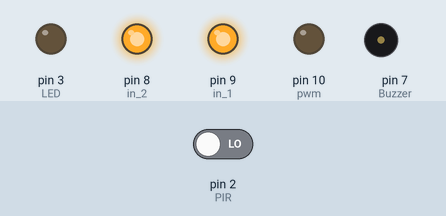
Bench run of a sketch on a simulated Arduino Uno, built with avr-gcc and run on an emulated ATmega328P. On the bench: output pins drawn as LEDs (lit = HIGH), buzzer (waves = sounding, pin HIGH). The inputs (shaded band) are chosen by the test bench; at power-on: pin 2 (PIR) LOW.

Above: at 1.2 s.
1.3 s: pin 2 (PIR) driven HIGH
At 2.0 s:
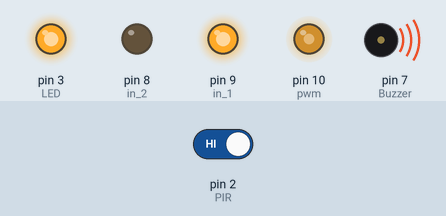
2.8 s: pin 2 (PIR) driven LOW
At 3.2 s:
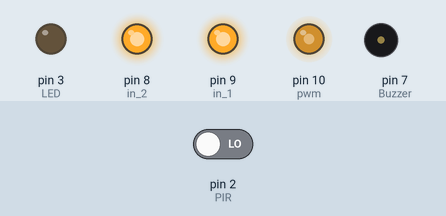
Timing chart, 0 to 5.8 s (numbered marks = the images above; inputs shaded):
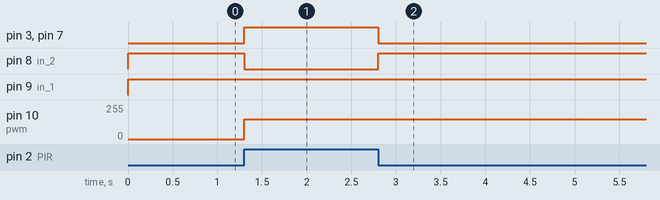

Measured:
- after the input at 1.3 s, pin 3 (LED), pin 7 (Buzzer): LOW → HIGH at once; pin 8 (in_2): HIGH → LOW at once; pin 10 (pwm): 0/255 → 150/255 at once
- after the input at 2.8 s, pin 3 (LED), pin 7 (Buzzer): HIGH → LOW at once; pin 8 (in_2): LOW → HIGH at once

The sketch:

Project-06_PIR1.ino
```cpp
int LED = 3;
int PIR = 2;
int Buzzer = 7;
int pwm =10;
int in_1=9;
int in_2=8;
void setup()
{
  pinMode(LED, OUTPUT);
  pinMode(Buzzer, OUTPUT);
  pinMode(PIR, INPUT);
  pinMode(pwm,OUTPUT) ;
  pinMode(in_1,OUTPUT) ;
  pinMode(in_2,OUTPUT) ;
}

void loop() {
  int value = digitalRead(PIR);
  if (value == HIGH){
    digitalWrite(LED, HIGH);
    digitalWrite(Buzzer, HIGH);
    digitalWrite(in_1,HIGH) ;
    digitalWrite(in_2,LOW) ;
    analogWrite(pwm,150) ;
  }
  else {
    digitalWrite(LED, LOW);
    digitalWrite(Buzzer, LOW);
    digitalWrite(in_1,HIGH) ;
    digitalWrite(in_2,HIGH) ;
  }
}
```
